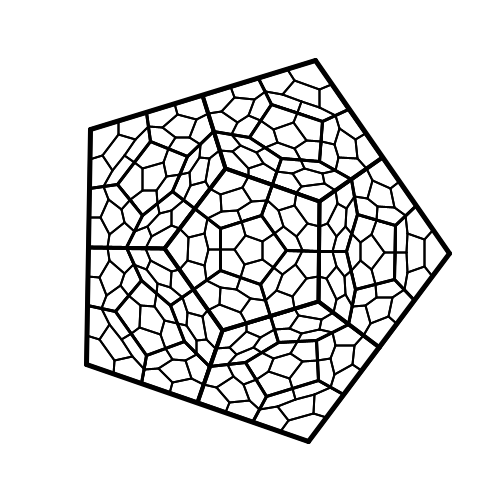
Frame 1 (no input)
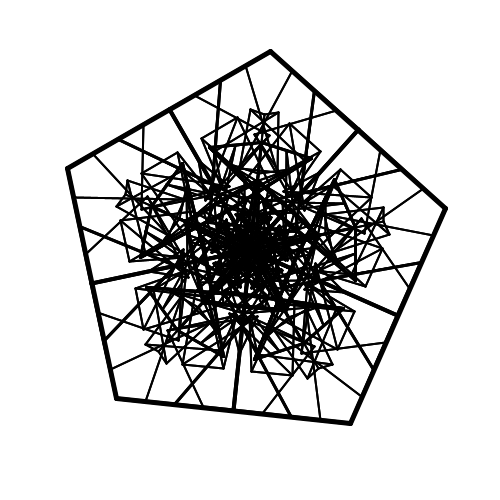
Frame 60 (the mouse pressed at the canvas centre just before this capture)
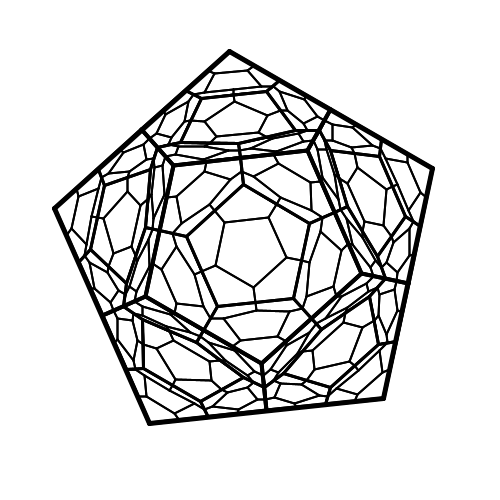
Frame 120 (the mouse held since frame 60 and released just before this capture)

The Processing sketch that drew these frames (run headless with seeded random() and noise(); from frame 60 on, the mouse is pressed at the canvas centre):

// Processing sketch: sketch_160201a
// ── sketch_160201a.pde
FractalRoot pentagon;
int _maxlevels = 4;
float _strutFactor = 0.2;
float _strutNoise;


void setup() {
  size(500, 500);
  smooth();
  _strutNoise = random(10);
}

void draw() {
  background(255);
  
  _strutNoise += 0.01;
  _strutFactor = (noise(_strutNoise) * 3) -1;
  pentagon = new FractalRoot(frameCount);
  pentagon.drawShape();
}

//====================================

class PointObj {
  float x, y;
  PointObj(float ex, float why) {
    x = ex; y = why;
  }
}

//====================================

class FractalRoot {
  PointObj[] pointArr = new PointObj[5];
  Branch rootBranch;
  
  FractalRoot(float startAngle) {
    float centX = width/2;
    float centY = height/2;
    int count = 0;
    for (int i = 0; i<360; i+=72) {
      float x = centX + (200 * cos(radians(startAngle + i)));
      float y = centY + (200 * sin(radians(startAngle + i)));
      pointArr[count] = new PointObj(x, y);
      count++;
    }
    rootBranch = new Branch(0, 0, pointArr);
  }
  
  void drawShape() {
    rootBranch.drawMe(); 
  } 
}

//===================================

class Branch {
  int level, num;
  PointObj[] outerPoints = {};
  PointObj[] midPoints = {};
  PointObj[] projPoints = {};
  Branch[] myBranches = {};
  
  Branch(int lev, int n, PointObj[] points) {
    level = lev;
    num = n;
    outerPoints = points;
    midPoints = calcMidPoints();
    projPoints = calcStrutPoints();
    
    if ((level+1) < _maxlevels) {
      Branch childBranch = new Branch(level+1, 0, projPoints);
      myBranches = (Branch[])append(myBranches, childBranch);
      
      for (int k = 0; k < outerPoints.length; k++) {
        int nextk = k-1;
        if (nextk < 0) {
          nextk += outerPoints.length;
        }
        PointObj[] newPoints = { projPoints[k], midPoints[k], outerPoints[k], midPoints[nextk], projPoints[nextk]};
        childBranch = new Branch(level+1, k+1, newPoints);
        myBranches = (Branch[])append(myBranches, childBranch);
      }
    }
    
  }
  
  PointObj[] calcMidPoints() {
    PointObj[] mpArray = new PointObj[outerPoints.length];
    for (int i =0; i< outerPoints.length; i++){
      int nexti = i+1;
      if (nexti == outerPoints.length) {
        nexti = 0;
      }
      PointObj thisMP = calcMidPoint(outerPoints[i], outerPoints[nexti]);
      mpArray[i] = thisMP;
    }
    return mpArray;
  }
  
  PointObj calcMidPoint(PointObj end1, PointObj end2) {
    float mx, my;
    if (end1.x > end2.x) {
      mx = end2.x + ((end1.x - end2.x)/2);
      } else {
        mx = end1.x + ((end2.x - end1.x)/2);
      }
      if (end1.y > end2.y) {
        my = end2.y + ((end1.y - end2.y)/2);
      } else {
        my = end1.y + ((end2.y - end1.y)/2);
      }
      return new PointObj(mx, my);  
  }
  
  PointObj[] calcStrutPoints() {
    PointObj[] strutArray = new PointObj[midPoints.length];
    for (int i = 0; i < midPoints.length; i++) {
      int nexti = i+3;
      if (nexti >= midPoints.length) {
        nexti -= midPoints.length;
      }
      PointObj thisSP = calcProjPoint(midPoints[i], outerPoints[nexti]);
      strutArray[i] = thisSP;
    }
   return strutArray;
  }
  
  PointObj calcProjPoint(PointObj mp, PointObj op) {
    float px, py;
    float adj, opp;
    if(op.x > mp.x) {
      opp = op.x - mp.x;
    } else {
      opp = mp.x - op.x;
    }
    if (op.y > mp.y) {
      adj = op.y - mp.y;
    } else {
      adj = mp.y - op.y;
    }
    if (op.x > mp.x) {
      px = mp.x + (opp * _strutFactor);
    } else {
      px = mp.x - (opp * _strutFactor);
    }
    if (op.y > mp.y) {
      py = mp.y + (adj * _strutFactor);
    } else {
      py = mp.y - (adj * _strutFactor);
    } 
    return new PointObj(px, py);  
  }  
  
  void drawMe() {
    strokeWeight(0.5);
    fill(255, 150);
    for (int j = 0; j < midPoints.length; j++) {
//      ellipse(midPoints[j].x, midPoints[j].y, 15,15);
    }
    
    strokeWeight(5 - level);
    for(int i = 0; i< outerPoints.length; i++) {
      int nexti = i+1;
      if (nexti == outerPoints.length) { nexti = 0; }
      line(outerPoints[i].x, outerPoints[i].y, outerPoints[nexti].x, outerPoints[nexti].y);
    }
    
    strokeWeight(0.5);
    fill(255, 150);
    for (int j = 0; j < midPoints.length; j++) {
//      ellipse(midPoints[j].x, midPoints[j].y, 15, 15);
//      line(midPoints[j].x, midPoints[j].y, projPoints[j].x, projPoints[j].y);
//      ellipse(projPoints[j].x, projPoints[j].y, 15, 15);
    } 
    
    for (int k = 0; k < myBranches.length; k++) {
      myBranches[k].drawMe();
    }
    
  }
}
